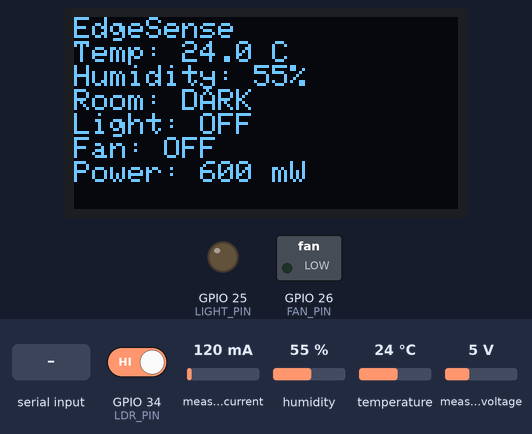
The sketch below on a simulated ESP32. Parts: 128×64 one-colour display, switched loads named in the sketch (green lamp = pin HIGH), output pins drawn as LEDs (lit = HIGH). The test bench sets the inputs (shaded band); at power-on: GPIO 34 (LDR_PIN) HIGH, measured current 120 mA, humidity 55 %, temperature 24 °C, measured voltage 5 V. I2S audio is not simulated (input reads silence); what the sketch prints to the serial monitor is not drawn.

Above: at 2.2 s.
2.3 s: "LIGHT ON\n" received over Serial
At 3.8 s:
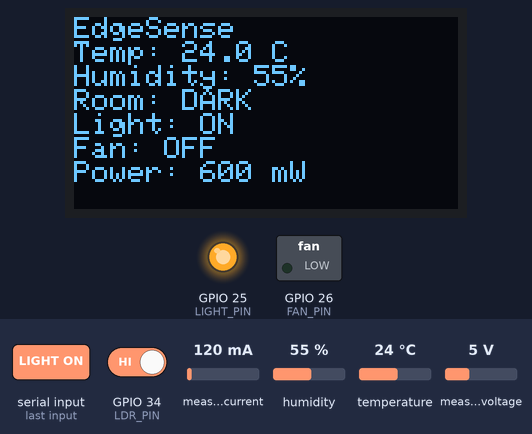
4.1 s: "FAN ON\n" received over Serial
At 4.7 s:
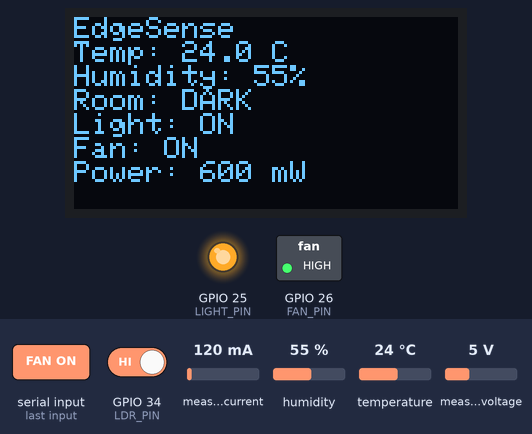
5.6 s: GPIO 34 (LDR_PIN) driven LOW
At 7.0 s:
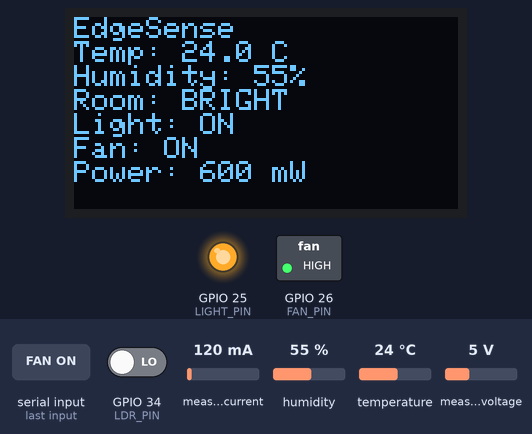
7.6 s: "LIGHT OFF\n" received over Serial
At 8.4 s:
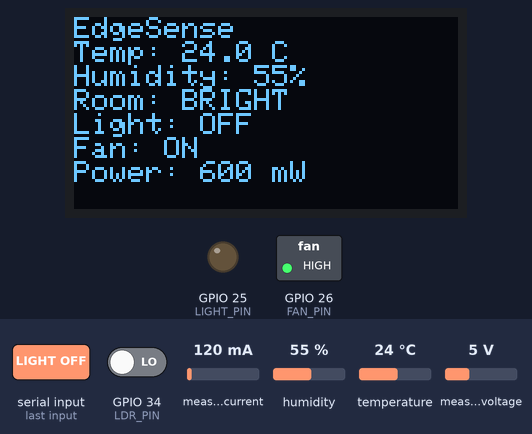
9.1 s: GPIO 34 (LDR_PIN) driven HIGH
At 11.3 s:
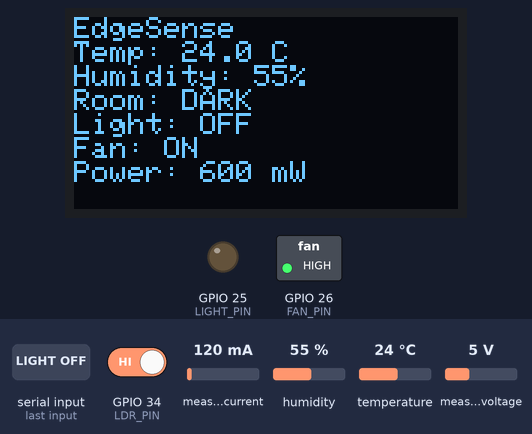
11.7 s: measured current set to 1000 mA
At 13.6 s:
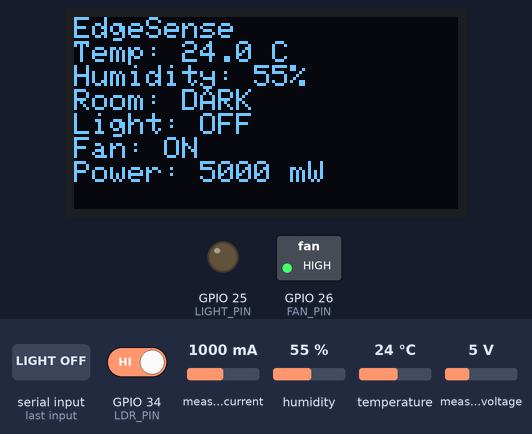
Timing chart, 0 to 14.7 s (numbered marks = the images above; inputs shaded):
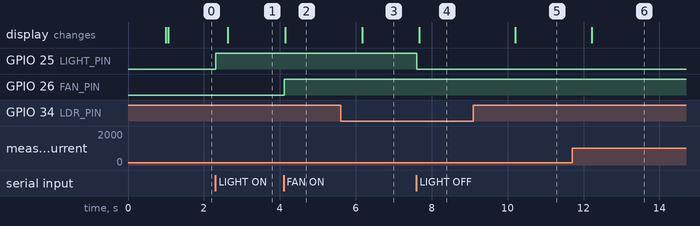

The sketch:

Edge-Sense.ino
```cpp
#include <Arduino.h>
#include <Wire.h>
#include <Adafruit_GFX.h>
#include <Adafruit_SSD1306.h>
#include <Adafruit_INA219.h>
#include <DHT.h>
#include "driver/i2s.h"
#include <math.h>
#include <string.h>
#include <stdio.h>

// ==================== SERIAL / AUDIO ====================

#define SERIAL_BAUD       921600
#define SAMPLE_RATE       16000
#define AUDIO_SAMPLES     256

#define PACKET_AUDIO      0x01
#define PACKET_TELEMETRY  0x02

// Packet format:
// [0xAA][0x55][type][length low][length high][payload...]

#define I2S_BCLK 18
#define I2S_WS   19
#define I2S_SD   23

int32_t rawSamples[AUDIO_SAMPLES];
int16_t pcmSamples[AUDIO_SAMPLES];

// ==================== SENSORS / OUTPUTS ====================

#define DHT_PIN   4
#define DHT_TYPE  DHT22

// Your LDR module uses its digital DO output.
#define LDR_PIN   34

#define LIGHT_PIN 25
#define FAN_PIN   26

// ==================== OLED / INA219 ====================

// OLED and INA219 share I2C: SDA 21, SCL 22.
#define OLED_SDA 21
#define OLED_SCL 22
#define OLED_ADDR 0x3C

#define SCREEN_WIDTH  128
#define SCREEN_HEIGHT 64
#define OLED_RESET    -1

Adafruit_SSD1306 display(
  SCREEN_WIDTH, SCREEN_HEIGHT, &Wire, OLED_RESET
);

Adafruit_INA219 ina219;
DHT dht(DHT_PIN, DHT_TYPE);

// ==================== HARDWARE STATUS ====================

bool oledReady = false;
bool inaReady = false;
bool dhtReady = false;

bool lightOn = false;
bool fanOn = false;

// LDR module behaviour previously observed:
// LOW = bright, HIGH = dark.
bool roomBright = false;

float temperatureC = NAN;
float humidityPct = NAN;

float busVoltageV = NAN;
float currentMA = NAN;
float powerMW = NAN;

// ==================== TIMING ====================

uint32_t lastTelemetryMs = 0;
uint32_t lastSensorReadMs = 0;
uint32_t lastDisplayMs = 0;

const uint32_t TELEMETRY_INTERVAL_MS = 1000;
const uint32_t SENSOR_INTERVAL_MS = 2000;
const uint32_t DISPLAY_INTERVAL_MS = 500;

// ==================== PACKET TRANSMISSION ====================

void sendPacket(uint8_t packetType,
                const uint8_t* data,
                uint16_t length) {
  uint8_t header[5] = {
    0xAA,
    0x55,
    packetType,
    (uint8_t)(length & 0xFF),
    (uint8_t)((length >> 8) & 0xFF)
  };

  Serial.write(header, sizeof(header));

  if (length > 0 && data != nullptr) {
    Serial.write(data, length);
  }
}

void sendAudioPacket(const uint8_t* data, uint16_t length) {
  sendPacket(PACKET_AUDIO, data, length);
}

void sendTelemetryPacket(const uint8_t* data, uint16_t length) {
  sendPacket(PACKET_TELEMETRY, data, length);
}

// ==================== MICROPHONE ====================

// Keep the I2S settings from your working microphone sketch.
bool setupMicrophone() {
  i2s_config_t config = {};

  config.mode = (i2s_mode_t)(
    I2S_MODE_MASTER | I2S_MODE_RX
  );

  config.sample_rate = SAMPLE_RATE;
  config.bits_per_sample = I2S_BITS_PER_SAMPLE_32BIT;
  config.channel_format = I2S_CHANNEL_FMT_ONLY_LEFT;
  config.communication_format = I2S_COMM_FORMAT_STAND_I2S;
  config.intr_alloc_flags = ESP_INTR_FLAG_LEVEL1;
  config.dma_buf_count = 8;
  config.dma_buf_len = AUDIO_SAMPLES;
  config.use_apll = false;
  config.tx_desc_auto_clear = false;
  config.fixed_mclk = 0;

  esp_err_t result = i2s_driver_install(
    I2S_NUM_0, &config, 0, nullptr
  );

  if (result != ESP_OK) {
    return false;
  }

  i2s_pin_config_t pins = {};

  pins.bck_io_num = I2S_BCLK;
  pins.ws_io_num = I2S_WS;
  pins.data_out_num = I2S_PIN_NO_CHANGE;
  pins.data_in_num = I2S_SD;

  result = i2s_set_pin(I2S_NUM_0, &pins);

  if (result != ESP_OK) {
    i2s_driver_uninstall(I2S_NUM_0);
    return false;
  }

  i2s_zero_dma_buffer(I2S_NUM_0);

  return true;
}

void readAndSendAudio() {
  size_t bytesRead = 0;

  esp_err_t result = i2s_read(
    I2S_NUM_0,
    rawSamples,
    sizeof(rawSamples),
    &bytesRead,
    portMAX_DELAY
  );

  if (result != ESP_OK || bytesRead == 0) {
    return;
  }

  size_t count = bytesRead / sizeof(int32_t);

  if (count > AUDIO_SAMPLES) {
    count = AUDIO_SAMPLES;
  }

  for (size_t i = 0; i < count; i++) {
    int32_t sample = rawSamples[i] >> 14;

    if (sample > 32767) sample = 32767;
    if (sample < -32768) sample = -32768;

    pcmSamples[i] = (int16_t)sample;
  }

  uint16_t payloadLength =
    (uint16_t)(count * sizeof(int16_t));

  sendAudioPacket(
    (const uint8_t*)pcmSamples,
    payloadLength
  );
}

// ==================== SENSOR READINGS ====================

void updateSensors() {
  // Digital LDR module.
  roomBright = (digitalRead(LDR_PIN) == LOW);

  if (dhtReady) {
    float t = dht.readTemperature();
    float h = dht.readHumidity();

    if (!isnan(t)) temperatureC = t;
    if (!isnan(h)) humidityPct = h;
  }

  if (inaReady) {
    float v = ina219.getBusVoltage_V();
    float c = ina219.getCurrent_mA();
    float p = ina219.getPower_mW();

    if (isfinite(v)) busVoltageV = v;
    if (isfinite(c)) currentMA = c;
    if (isfinite(p)) powerMW = p;
  }
}

// ==================== TELEMETRY ====================

void sendTelemetry() {
  char json[320];

  int n = snprintf(
    json,
    sizeof(json),

    "{\"temperature_c\":%.2f,"
    "\"humidity_pct\":%.2f,"
    "\"ldr\":%d,"
    "\"room_bright\":%s,"
    "\"bus_voltage_v\":%.3f,"
    "\"current_ma\":%.2f,"
    "\"power_mw\":%.2f,"
    "\"light_on\":%s,"
    "\"fan_on\":%s}",

    isfinite(temperatureC) ? temperatureC : -999.0,
    isfinite(humidityPct) ? humidityPct : -999.0,

    roomBright ? 0 : 1,
    roomBright ? "true" : "false",

    isfinite(busVoltageV) ? busVoltageV : -999.0,
    isfinite(currentMA) ? currentMA : -999.0,
    isfinite(powerMW) ? powerMW : -999.0,

    lightOn ? "true" : "false",
    fanOn ? "true" : "false"
  );

  if (n > 0 && n < (int)sizeof(json)) {
    sendTelemetryPacket(
      (const uint8_t*)json,
      (uint16_t)n
    );
  }
}

// ==================== OLED DISPLAY ====================

void updateDisplay() {
  if (!oledReady) return;

  display.clearDisplay();
  display.setTextSize(1);
  display.setTextColor(SSD1306_WHITE);
  display.setCursor(0, 0);

  display.println("EdgeSense");

  display.print("Temp: ");
  if (isfinite(temperatureC)) {
    display.print(temperatureC, 1);
    display.print(" C");
  } else {
    display.print("--");
  }
  display.println();

  display.print("Humidity: ");
  if (isfinite(humidityPct)) {
    display.print(humidityPct, 0);
    display.print("%");
  } else {
    display.print("--");
  }
  display.println();

  display.print("Room: ");
  display.println(roomBright ? "BRIGHT" : "DARK");

  display.print("Light: ");
  display.println(lightOn ? "ON" : "OFF");

  display.print("Fan: ");
  display.println(fanOn ? "ON" : "OFF");

  display.print("Power: ");
  if (isfinite(powerMW)) {
    display.print(powerMW, 0);
    display.print(" mW");
  } else {
    display.print("--");
  }

  display.display();
}

// ==================== HOST COMMANDS ====================

// Host sends one command per line, for example:
// LIGHT ON\n
// LIGHT OFF\n
// FAN ON\n
// FAN OFF\n

char commandBuffer[40];
size_t commandLength = 0;

void applyCommand(const char* command) {
  if (strcmp(command, "LIGHT ON") == 0) {
    lightOn = true;
    digitalWrite(LIGHT_PIN, HIGH);

  } else if (strcmp(command, "LIGHT OFF") == 0) {
    lightOn = false;
    digitalWrite(LIGHT_PIN, LOW);

  } else if (strcmp(command, "FAN ON") == 0) {
    fanOn = true;
    digitalWrite(FAN_PIN, HIGH);

  } else if (strcmp(command, "FAN OFF") == 0) {
    fanOn = false;
    digitalWrite(FAN_PIN, LOW);
  }
}

void readCommands() {
  while (Serial.available() > 0) {
    char c = (char)Serial.read();

    if (c == '\r') continue;

    if (c == '\n') {
      commandBuffer[commandLength] = '\0';

      applyCommand(commandBuffer);
      commandLength = 0;

    } else if (commandLength < sizeof(commandBuffer) - 1) {
      commandBuffer[commandLength++] = c;

    } else {
      // Discard an oversized command.
      commandLength = 0;
    }
  }
}

// ==================== SETUP ====================

void setup() {
  // USB serial carries framed binary packets only.
  // Never add Serial.println() debugging to this stream.
  Serial.begin(SERIAL_BAUD);
  delay(1000);

  // Start the microphone using the known-working setup.
  if (!setupMicrophone()) {
    // Stop if I2S initialization fails.
    // Do not transmit text on the binary serial connection.
    while (true) {
      delay(1000);
    }
  }

  pinMode(LDR_PIN, INPUT);

  pinMode(LIGHT_PIN, OUTPUT);
  pinMode(FAN_PIN, OUTPUT);

  digitalWrite(LIGHT_PIN, LOW);
  digitalWrite(FAN_PIN, LOW);

  // Shared I2C bus for OLED and INA219.
  Wire.begin(OLED_SDA, OLED_SCL);

  oledReady = display.begin(
    SSD1306_SWITCHCAPVCC,
    OLED_ADDR
  );

  inaReady = ina219.begin(&Wire);

  dht.begin();
  dhtReady = true;

  updateSensors();
  updateDisplay();
}

// ==================== MAIN LOOP ====================

void loop() {
  // Always transmit a complete microphone packet first.
  readAndSendAudio();

  // Read commands arriving from the computer.
  readCommands();

  uint32_t now = millis();

  if (now - lastSensorReadMs >= SENSOR_INTERVAL_MS) {
    lastSensorReadMs = now;
    updateSensors();
  }

  if (now - lastTelemetryMs >= TELEMETRY_INTERVAL_MS) {
    lastTelemetryMs = now;
    sendTelemetry();
  }

  if (now - lastDisplayMs >= DISPLAY_INTERVAL_MS) {
    lastDisplayMs = now;
    updateDisplay();
  }
}
```

Measured:
- after the input at 2.3 s, GPIO 25 (LIGHT_PIN): LOW → HIGH at once; the display: changes after 0.33 s (image 1)
- after the input at 4.1 s, GPIO 26 (FAN_PIN): LOW → HIGH at once; the display: changes after 0.05 s (image 2)
- after the input at 5.6 s, the display: changes after 0.57 s (image 3)
- after the input at 7.6 s, GPIO 25 (LIGHT_PIN): HIGH → LOW at once; the display: changes after 0.07 s (image 4)
- after the input at 9.1 s, the display: changes after 1.1 s (image 5)
- after the input at 11.7 s, the display: changes after 0.52 s (image 6)
